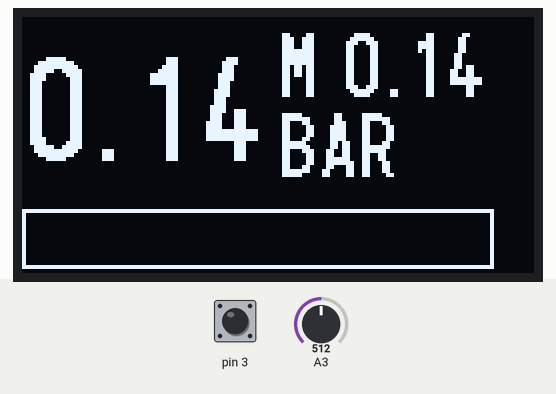
Simulated run of this program. Board: Arduino Uno, built with avr-gcc and run on an emulated ATmega328P. On the bench: 128×64 one-colour display. The test bench sets the inputs (shaded band); at power-on: A3 = 512, pin 3 LOW.

Above: at 1.2 s.
1.3 s: A3 set to 991
At 2.3 s:
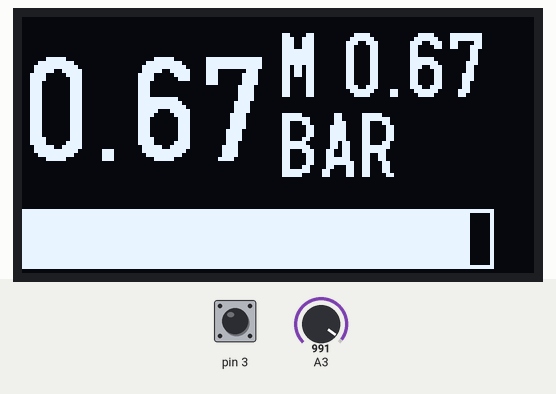
2.8 s: A3 set to 1009
At 3.9 s:
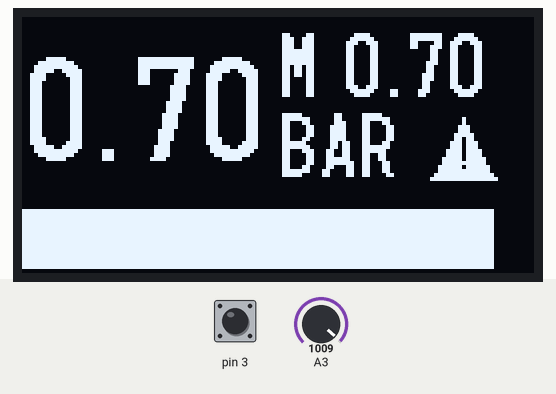
4.3 s: pin 3 driven HIGH
At 5.9 s:
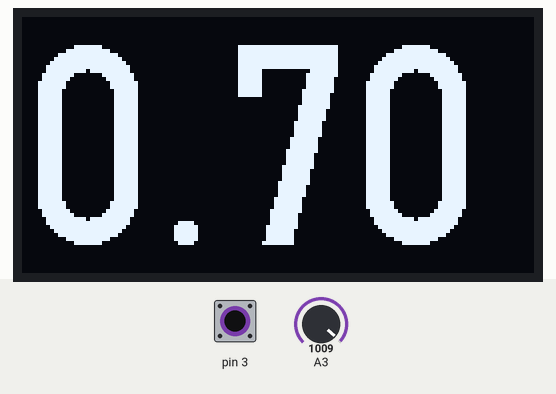
6.9 s: A3 set to 1023
At 8.1 s:
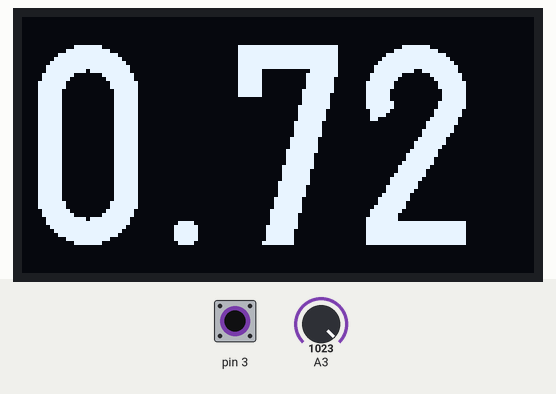
8.4 s: pin 3 pulsed LOW 2 times (0.12 s each, 0.3 s apart)
At 11.2 s:
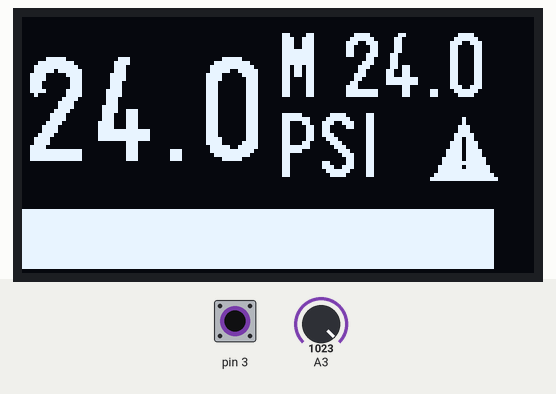
Timing chart, 0 to 12.4 s (numbered marks = the images above; inputs shaded):
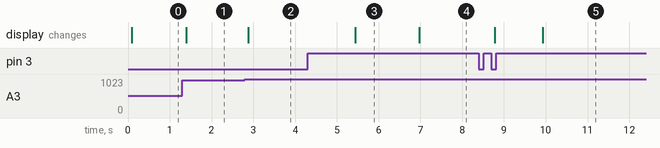

The program:

main.cpp
```cpp
#include <Arduino.h>
#include <U8g2lib.h>
#include <Wire.h>
#include "Sensor/PressureSensor.h"
#include "Gauge/BoostGauge.h"

BoostConfiguration boostConfiguration;
U8G2_SH1106_128X64_NONAME_F_HW_I2C boost_screen(U8G2_R0, U8X8_PIN_NONE);
BoostGauge boostGauge(&boost_screen, &boostConfiguration);
TN079800_3280 mapSensor(A3);

void setup(void) {
    Serial.begin(9600);
    boost_screen.begin();
}

void loop(void) {
    static bool selectionButtonIsPressed = false;
    static bool inputHasBeenProcessed = false;
    static unsigned long pressStart = 0;

    if (!selectionButtonIsPressed && digitalRead(PIN3)) {
        inputHasBeenProcessed = false;
        selectionButtonIsPressed = true;
        pressStart = millis();
    }

    if (selectionButtonIsPressed && !digitalRead(PIN3)) {
        selectionButtonIsPressed = false;

        if (!inputHasBeenProcessed) {
            boostConfiguration.unit = boostConfiguration.unit == BAR ? PSI : BAR;
        }
    }

    if (selectionButtonIsPressed && (millis() - pressStart) > 1000 && !inputHasBeenProcessed) {
        inputHasBeenProcessed = true;
        boostConfiguration.displayMode = boostConfiguration.displayMode == ADVANCED ? SIMPLE : ADVANCED;
    }

    boostGauge.update(mapSensor.read());
}
```

BoostGauge.cpp
```cpp
#include "BoostGauge.h"

BoostGauge::BoostGauge(U8G2 *u8g2, BoostConfiguration *configuration) : u8g2(u8g2), configuration(configuration) {
}

void BoostGauge::update(const Pressure pressure) {
    updateReading(pressure);

    u8g2->clearBuffer();

    if (configuration->displayMode == ADVANCED) {
        u8g2->setFont(u8g2_font_logisoso26_tf);
        u8g2->drawStr(0, 36, getReadingText(latestReading));

        u8g2->setFont(u8g2_font_logisoso16_tf);
        u8g2->drawStr(64, 20, "M");
        u8g2->drawStr(80, 20, getReadingText(highestReading));
        u8g2->drawStr(64, 40, getUnitText(configuration->unit));

        if (highestReading > configuration->maxBoost) {
            u8g2->drawTriangle(118, 40, 102, 40, 110, 25);
            u8g2->setDrawColor(0);
            u8g2->drawLine(110, 30, 110, 35);
            u8g2->drawPixel(110, 37);
            u8g2->setDrawColor(1);
        }

        Pressure barStartFromPressure = Pressure::fromBars(1);
        Pressure progressBarPressure = pressure - barStartFromPressure;

        float progress = progressBarPressure.inBars() / (configuration->maxBoost - barStartFromPressure).inBars();

        if (progress < 0) progress = 0;
        if (progress > 1) progress = 1;

        const int boxWidth = static_cast<int> (118 * progress);

        u8g2->drawFrame(0, 48, 118, 15);
        u8g2->drawBox(0, 48, boxWidth, 15);
    }

    if (configuration->displayMode == SIMPLE) {
        u8g2->setFont(u8g2_font_logisoso50_tf);
        u8g2->drawStr(0, 57, getReadingText(latestReading));
    }

    u8g2->sendBuffer();
}

void BoostGauge::updateReading(const Pressure reading) {
    latestReading = reading;

    unsigned long highestReadingRuntime = millis() - highestReadingTimestamp;
    if (reading.inBars() > 1.1 && (highestReadingRuntime < 0 || highestReadingRuntime > 30000)) {
        highestReading = Pressure::fromBars(0.f);
    }

    if (latestReading > highestReading) {
        highestReading = latestReading;
        highestReadingTimestamp = millis();
    }
}

const char *BoostGauge::getUnitText(BoostDisplayUnit unit) {
    if (unit == BAR) {
        return "BAR";
    }

    if (unit == PSI) {
        return "PSI";
    }

    return "???";
}

const char *BoostGauge::getReadingText(Pressure pressure) {
    static char formatted_pressure[6];

    if (configuration->unit == BAR) {
        dtostrf(abs(pressure.inBars() - 1), 3, 2, formatted_pressure);
    } else if (configuration->unit == PSI) {
        dtostrf(abs(pressure.inPSI() - 1), 3, 1, formatted_pressure);
    } else {
        sprintf(formatted_pressure, "?.??");
    }

    return formatted_pressure;
}
```

BoostGauge.h
```cpp
#ifndef GAUGES_BOOSTGAUGE_H
#define GAUGES_BOOSTGAUGE_H

#include "../Unit/Pressure.h"
#include "U8g2lib.h"
#include "../Configuration.h"

class BoostGauge {
public:
    BoostGauge(U8G2 *u8g2, BoostConfiguration *configuration);

    void update(Pressure pressure);

private:
    Pressure highestReading = Pressure::fromBars(0);
    Pressure latestReading = Pressure::fromBars(0);
    unsigned long highestReadingTimestamp = 0;

    U8G2 *u8g2;
    BoostConfiguration *configuration;

    void updateReading(Pressure reading);

    static const char *getUnitText(BoostDisplayUnit unit);

    const char *getReadingText(Pressure pressure);
};


#endif //GAUGES_BOOSTGAUGE_H
```

PressureSensor.cpp
```cpp
#include <Arduino.h>
#include "PressureSensor.h"

PressureSensor::PressureSensor(int pin, float readingAtVacuum, float readingAtAtmosphere) :
        pin(pin),
        readingAtVacuum(readingAtVacuum),
        readingAtAtmosphere(readingAtAtmosphere) {
}

Pressure PressureSensor::read() {
    int reading = analogRead(pin);
    float volt = reading * 5.0 / 1023.0;

    return Pressure::fromBars((volt - readingAtVacuum) / (readingAtAtmosphere - readingAtVacuum));
}
```

PressureSensor.h
```cpp
#ifndef GAUGES_PRESSURESENSOR_H
#define GAUGES_PRESSURESENSOR_H

#include "../Unit/Pressure.h"

class PressureSensor {
public:
    PressureSensor(int pin, float readingAtVacuum, float readingAtAtmosphere);

    virtual Pressure read();

protected:
    const int pin;
    const float readingAtVacuum;
    const float readingAtAtmosphere;
};

class TN079800_3280 : public PressureSensor {
public:
    TN079800_3280(int readingPin) : PressureSensor(readingPin, 0.f, 2.9) {}
};


#endif //GAUGES_PRESSURESENSOR_H
```

Pressure.cpp
```cpp
#include "Pressure.h"

Pressure Pressure::fromBars(float pressure) {
    return {pressure};
}

Pressure Pressure::fromPSI(float pressure) {
    return {pressure / Pressure::barsToPSIRatio};
}

float Pressure::inBars() const {
    return pressureInBars;
}

float Pressure::inPSI() const {
    return pressureInBars * Pressure::barsToPSIRatio;
}

Pressure::Pressure(float pressureInBars) : pressureInBars(pressureInBars) {
}

bool Pressure::operator==(Pressure &pressure) const {
    return this->inBars() == pressure.inBars();
}

bool Pressure::operator>(Pressure &pressure) const {
    return this->inBars() > pressure.inBars();
}

bool Pressure::operator>=(Pressure &pressure) const {
    return this->inBars() >= pressure.inBars();
}

bool Pressure::operator<(Pressure &pressure) const {
    return this->inBars() < pressure.inBars();
}

bool Pressure::operator<=(Pressure &pressure) const {
    return this->inBars() <= pressure.inBars();
}

Pressure Pressure::operator-(Pressure &pressure) const {
    return Pressure::fromBars(this->inBars() - pressure.inBars());
}

Pressure Pressure::operator+(Pressure &pressure) const {
    return Pressure::fromBars(this->inBars() + pressure.inBars());
}
```

Pressure.h
```cpp
#ifndef GAUGES_PRESSURE_H
#define GAUGES_PRESSURE_H

class Pressure {
public:
    static Pressure fromBars(float pressure);

    static Pressure fromPSI(float pressure);

    float inBars() const;

    float inPSI() const;

    bool operator==(Pressure &pressure) const;

    bool operator>(Pressure &pressure) const;

    bool operator>=(Pressure &pressure) const;

    bool operator<(Pressure &pressure) const;

    bool operator<=(Pressure &pressure) const;

    Pressure operator-(Pressure &pressure) const;

    Pressure operator+(Pressure &pressure) const;

private:
    Pressure(float pressureInBars);

    constexpr static const float barsToPSIRatio = 14.5038;

    float pressureInBars;
};


#endif //GAUGES_PRESSURE_H
```

Configuration.h
```cpp
#ifndef GAUGES_CONFIGURATION_H
#define GAUGES_CONFIGURATION_H

enum BoostDisplayUnit {
    PSI,
    BAR
};

enum BoostDisplayMode {
    SIMPLE,
    ADVANCED
};

struct BoostConfiguration {
    Pressure maxBoost = Pressure::fromBars(1.7);
    BoostDisplayMode displayMode = ADVANCED;
    BoostDisplayUnit unit = BAR;
};

#endif //GAUGES_CONFIGURATION_H
```

Measured:
- the behaviour switches between 1008 and 1009 on A3 (found by bisection; images 1 and 2)
- after the input at 1.3 s, the display: changes after 0.09 s (image 1)
- after the input at 2.8 s, the display: changes after 0.08 s (image 2)
- after the input at 4.3 s, the display: changes after 1.1 s (image 3)
- after the input at 6.9 s, the display: changes after 0.07 s (image 4)
- after the input at 8.4 s, the display: first changes after 0.38 s (image 5 shows a later state)
